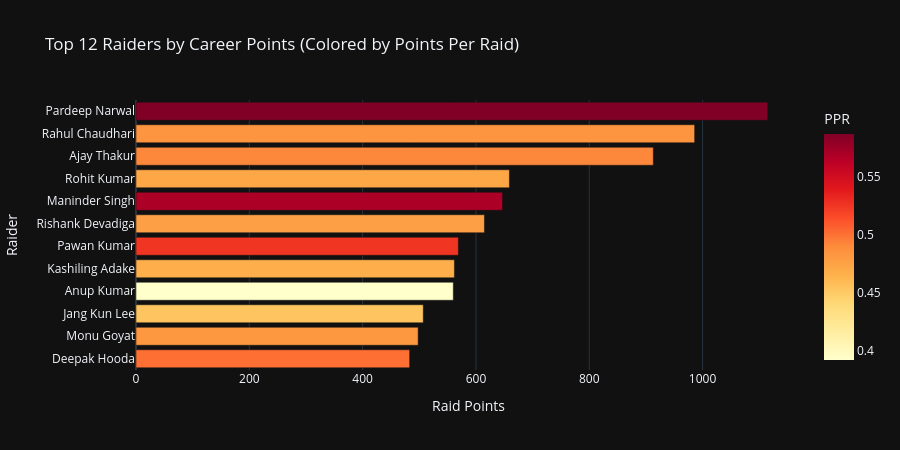

Here is the notebook cell this chart was saved with:
### Markdown cell above
### ⚡ Step 6: Top Raiders by Points & Points Per Raid (PPR)

### Code cell
raider_agg = df_players.groupby(['player_name', 'player_category']).agg({
    'player_raid_points_total': 'sum',
    'player_raids_total': 'sum',
    'player_raids_successful': 'sum'
}).reset_index()

raiders_q = raider_agg[raider_agg['player_raids_total'] >= 50].copy()
raiders_q['strike_rate'] = (raiders_q['player_raids_successful'] / raiders_q['player_raids_total']) * 100
raiders_q['ppr'] = raiders_q['player_raid_points_total'] / raiders_q['player_raids_total']

top12_raiders = raiders_q.sort_values(by='player_raid_points_total', ascending=False).head(12)

fig_raiders = px.bar(
    top12_raiders,
    x='player_raid_points_total',
    y='player_name',
    orientation='h',
    color='ppr',
    color_continuous_scale="YlOrRd",
    title="Top 12 Raiders by Career Points (Colored by Points Per Raid)",
    labels={'player_raid_points_total': 'Raid Points', 'player_name': 'Raider', 'ppr': 'PPR'},
    template="plotly_dark",
    height=450
)
fig_raiders.update_layout(yaxis={'categoryorder': 'total ascending'})
fig_raiders.show()

### Figure 1 — Plotly figure (JSON) as saved in the notebook; plotly's stock layout.template omitted (floating-point values rounded to 4 significant figures)
{"data": [{"hovertemplate": "Raid Points=%{x}<br>Raider=%{y}<br>PPR=%{marker.color}<extra></extra>", "legendgroup": "", "marker": {"color": [0.5865, 0.485, 0.4917, 0.4727, 0.569, 0.4775, 0.5254, 0.4672, 0.3924, 0.4543, 0.483, 0.501], "coloraxis": "coloraxis", "pattern": {"shape": ""}}, "name": "", "orientation": "h", "showlegend": false, "textposition": "auto", "type": "bar", "x": [1115, 986, 913, 659, 647, 615, 569, 562, 560, 507, 498, 483], "xaxis": "x", "y": ["Pardeep Narwal", "Rahul Chaudhari", "Ajay Thakur", "Rohit Kumar", "Maninder Singh", "Rishank Devadiga", "Pawan Kumar", "Kashiling Adake", "Anup Kumar", "Jang Kun Lee", "Monu Goyat", "Deepak Hooda"], "yaxis": "y"}], "layout": {"barmode": "relative", "coloraxis": {"autocolorscale": false, "colorbar": {"title": {"text": "PPR"}}, "colorscale": [[0.0, "rgb(255,255,204)"], [0.125, "rgb(255,237,160)"], [0.25, "rgb(254,217,118)"], [0.375, "rgb(254,178,76)"], [0.5, "rgb(253,141,60)"], [0.625, "rgb(252,78,42)"], [0.75, "rgb(227,26,28)"], [0.875, "rgb(189,0,38)"], [1.0, "rgb(128,0,38)"]]}, "height": 450, "legend": {"tracegroupgap": 0}, "title": {"text": "Top 12 Raiders by Career Points (Colored by Points Per Raid)"}, "xaxis": {"anchor": "y", "domain": [0.0, 1.0], "title": {"text": "Raid Points"}}, "yaxis": {"anchor": "x", "categoryorder": "total ascending", "domain": [0.0, 1.0], "title": {"text": "Raider"}}}}
